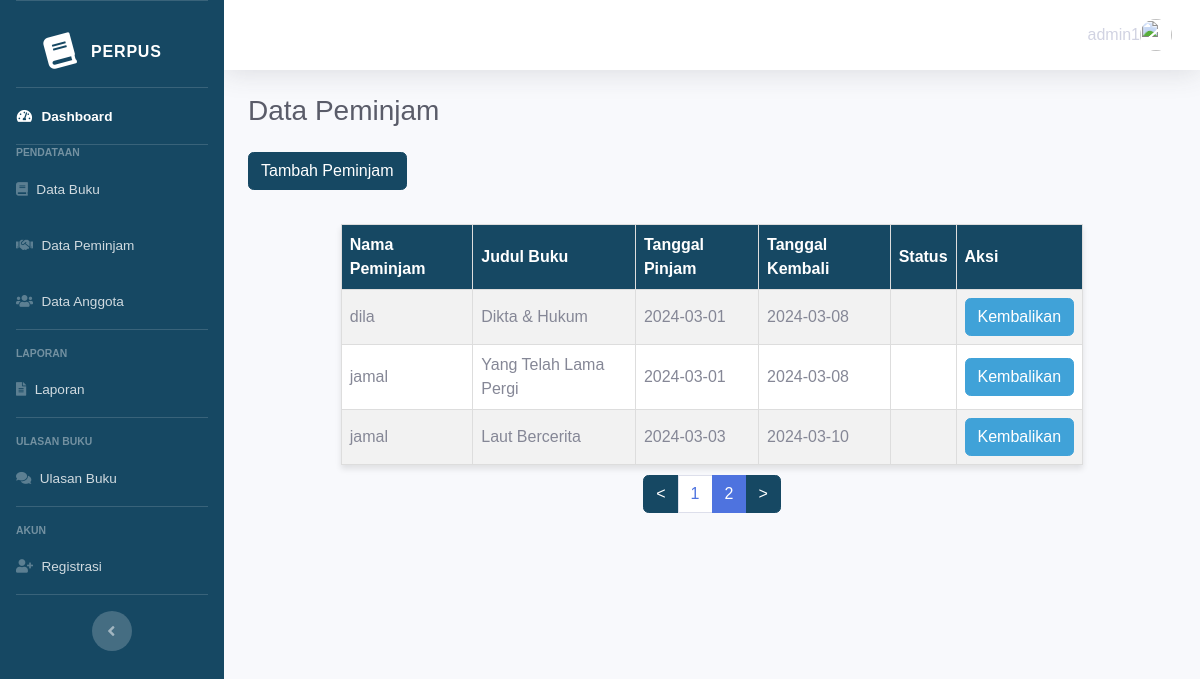
Page /admin/index_peminjam.php?page=2 (signed in) on the earlier database version.
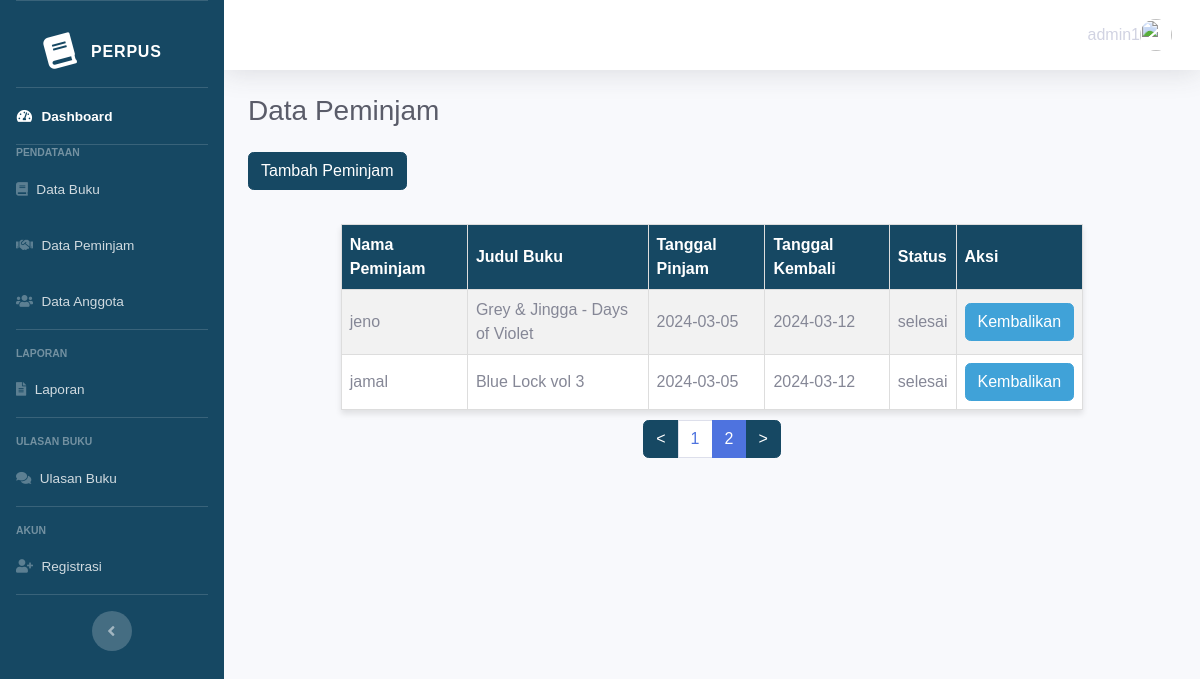
Same page on the later database version.
### tables this page shows
CREATE TABLE `peminjaman` (
  `peminjaman_id` int(11) NOT NULL,
  `perpus_id` int(11) NOT NULL,
  `buku_id` int(11) NOT NULL,
  `tanggal_pinjam` date NOT NULL,
  `user_id` varchar(11) NOT NULL,
  `username` varchar(255) NOT NULL,
  `tanggal_kembali` date NOT NULL,
  `created_at` timestamp NOT NULL DEFAULT current_timestamp() ON UPDATE current_timestamp(),
  `status_peminjam` varchar(255) NOT NULL
);

CREATE TABLE `buku` (
  `buku_id` int(11) NOT NULL,
  `perpus_id` int(11) NOT NULL,
  `judul` varchar(100) NOT NULL,
  `cover` varchar(255) NOT NULL,
  `penulis` varchar(50) NOT NULL,
  `penerbit` varchar(50) NOT NULL,
  `tahun_terbit` int(11) NOT NULL,
  `deskripsi` varchar(10000) NOT NULL,
  `kategori_id` int(11) NOT NULL,
  `ketersediaan` int(50) NOT NULL,
  `file_pdf` varchar(1000) NOT NULL,
  `created_at` timestamp NOT NULL DEFAULT current_timestamp() ON UPDATE current_timestamp()
);

### admin/index_peminjam.php (the view, shortened to what this page needs)
<?php
$role = $_SESSION["role"];
include('koneksi.php');
?>
<!DOCTYPE html>
<html lang="en">
<head>
    <link href="../dashboard/vendor/fontawesome-free/css/all.min.css" rel="stylesheet" type="text/css">
    <link href="../dashboard/css/sb-admin-2.min.css" rel="stylesheet">
</head>
<body id="page-top">
    <div id="wrapper">
        <ul class="navbar-nav bg-gradient-primary sidebar sidebar-dark accordion" id="accordionSidebar">
            <a class="sidebar-brand d-flex align-items-center justify-content-center" href="index.html">
                <div class="sidebar-brand-icon rotate-n-15">
                    <i class="fas fa-book"></i>
                </div>
                <div class="sidebar-brand-text mx-3">Perpus</div>
            </a>
            <hr class="sidebar-divider my-0">
            <li class="nav-item active">
                <a class="nav-link" href="home.php">
                    <i class="fas fa-fw fa-tachometer-alt"></i>
                    <span>Dashboard</span></a>
            </li>
            <?php
            if ($role === "admin") :
            ?>
                <hr class="sidebar-divider my-0">
                <div class="sidebar-heading">
                    Pendataan
                </div>
                <li class="nav-item">
                    <a class="nav-link" href="index_data_buku.php">
                        <i class="fas fa-book"></i>
                        <span>Data Buku</span></a>
                </li>
                <li class="nav-item">
                    <a class="nav-link" href="index_peminjam.php">
                        <i class="fas fa-handshake"></i>
                        <span>Data Peminjam</span></a>
                </li>
                <li class="nav-item">
                    <a class="nav-link" href="index_data_anggota.php">
                        <i class="fas fa-users"></i>
                        <span>Data Anggota</span>
                    </a>
                </li>
                <hr class="sidebar-divider">
                <div class="sidebar-heading">
                    Laporan
                </div>
                <li class="nav-item">
                    <a class="nav-link" href="index_laporan.php">
                        <i class="fas fa-file-alt"></i>
                        <span>Laporan</span></a>
                </li>
                <hr class="sidebar-divider">
                <div class="sidebar-heading">
                    Ulasan Buku
                </div>
                <li class="nav-item">
                    <a class="nav-link" href="index_ulasan_buku.php">
                        <i class="fas fa-comments"></i>
                        <span>Ulasan Buku</span></a>
                </li>
                <hr class="sidebar-divider">
                <div class="sidebar-heading">
                    Akun
                </div>
                <li class="nav-item">
                    <a class="nav-link" href="index_register.php">
                        <i class="fas fa-user-plus"></i>
                        <span>Registrasi</span>
                    </a>
                </li>
            <?php endif ?>
            <hr class="sidebar-divider d-none d-md-block">
            <div class="text-center d-none d-md-inline">
                <button class="rounded-circle border-0" id="sidebarToggle"></button>
            </div>
        </ul>
        <div id="content-wrapper" class="d-flex flex-column">
            <div id="content">
                <nav class="navbar navbar-expand navbar-light bg-white topbar mb-4 static-top shadow">
                    <ul class="navbar-nav ml-auto">
                        <li class="nav-item dropdown no-arrow">
                            <a class="nav-link dropdown-toggle" href="#" id="userDropdown" role="button" data-toggle="dropdown" aria-haspopup="true" aria-expanded="false">
                                <?php
                                if (isset($_SESSION['username'])) {
                                    echo $_SESSION['username'];
                                } else {
                                    echo "Pengguna";
                                }
                                ?> <img class="img-profile rounded-circle" src="https://source.unsplash.com/QAB-WJcbgJk/60x60">
                            </a>
                        </li>
                    </ul>
                </nav>
                <div class="container-fluid">
                    <div class="d-sm-flex align-items-center justify-content-between mb-4">
                        <h2 class="h3 mb-0 text-gray-800">Data Peminjam</h2>
                    </div>
                    <a href="../create/create_peminjam.php" class="mb-4 btn btn-primary1">Tambah Peminjam</a>
                    <div class="row">
                        <div class="col-xl-12 col-md-6 mb-4">
                            <?php
                            $results_per_page = 5;
                            $query = "SELECT * FROM peminjaman";
                            $result = mysqli_query($conn, $query);
                            $number_of_results = mysqli_num_rows($result);
                            $number_of_pages = ceil($number_of_results / $results_per_page);
                            if (!isset($_GET['page'])) {
                                $page = 1;
                            } else {
                                $page = $_GET['page'];
                            }
                            $this_page_first_result = ($page - 1) * $results_per_page;
                            $query = "SELECT peminjaman.*, buku.judul AS judul_buku
             FROM peminjaman
             INNER JOIN buku ON peminjaman.buku_id = buku.buku_id
             LIMIT $this_page_first_result, $results_per_page";
                            $result = mysqli_query($conn, $query);
                            if ($result->num_rows > 0) : ?>
                                <table border='1'>
                                    <tr>
                                        <th>Nama Peminjam</th>
                                        <th>Judul Buku</th>
                                        <th>Tanggal Pinjam</th>
                                        <th>Tanggal Kembali</th>
                                        <th>Status</th>
                                        <th>Aksi</th>
                                    </tr>
                                    <?php while ($row = mysqli_fetch_assoc($result)) : ?>
                                        <tr>
                                            <td><?= $row['username'] ?></td>
                                            <td><?= $row['judul_buku'] ?></td>
                                            <td><?= $row['tanggal_pinjam'] ?></td>
                                            <td><?= date('Y-m-d', strtotime($row['tanggal_pinjam'] . ' + 7 days')) ?></td>
                                            <td><?= $row['status_peminjam'] ?></td>
                                            <td>
                                                <button class="btn btn-primary2 btn-kembali" data-id="<?= $row['peminjaman_id'] ?>">Kembalikan</button>
                                            </td>
                                        </tr>
                                    <?php endwhile; ?>
                                </table>
                                <?php
                                $previous_page = ($page > 1) ? $page - 1 : 1;
                                $next_page = ($page < $number_of_pages) ? $page + 1 : $number_of_pages;
                                echo '<ul class="pagination justify-content-center">';
                                echo '<li class="page-item"><a class="page-link btn-primary1" href="?page=' . $previous_page . '"><</a></li>';
                                for ($i = max(1, $page - 2); $i <= min($page + 2, $number_of_pages); $i++) {
                                    echo '<li class="page-item ' . (($page == $i) ? "active" : "") . '"><a class="page-link text-primary1" href="?page=' . $i . '">' . $i . '</a></li>';
                                }
                                echo '<li class="page-item"><a class="page-link btn-primary1" href="?page=' . $next_page . '">></a></li>';
                                echo '</ul>';
                                ?>
                            <?php else : ?>
                                <p>Tidak ada peminjam.</p>
                            <?php endif; ?>
                        </div>
                    </div>
                </div>
            </div>
        </div>
    </div>
</body>
</html>

### admin/index_peminjam.php (style rules this page uses)
.bg-gradient-primary { background-color: #164863; background-image: linear-gradient(180deg, #164863 10%, #164863 100%); background-size: cover; }
.sidebar { background-color: #164863; }
.btn-primary2 { background-color: #40A2D8; border-color: #40A2D8; transition: background-color 0.3s ease; color: #ffffff; }
.nav-link { display: flex; align-items: center; }
.nav-link i { margin-right: 10px; }
body { font-family: Arial, sans-serif; background-color: #f8f9fa; margin: 0; }
h2 { color: #164863; }
table { border-collapse: collapse; width: 80%; margin: 10px auto; background-color: #fff; box-shadow: 0 4px 6px rgba(0, 0, 0, 0.1); }
th, td { border: 1px solid #ddd; padding: 8px; text-align: left; }
th { background-color: #164863; color: #fff; }
tr:nth-child(even) { background-color: #f2f2f2; }
a { text-decoration: none; color: inherit; }
.btn-primary1 { background-color: #164863; border-color: #164863; transition: background-color 0.3s ease; color: #ffffff; }

Differences in the rows shown:
removed peminjaman: username "dila", buku.judul "Dikta & Hukum", tanggal_pinjam "2024-03-01", tanggal_pinjam "2024-03-08"
removed peminjaman: username "jamal", buku.judul "Yang Telah Lama Pergi", tanggal_pinjam "2024-03-01", tanggal_pinjam "2024-03-08"
removed peminjaman: username "jamal", buku.judul "Laut Bercerita", tanggal_pinjam "2024-03-03", tanggal_pinjam "2024-03-10"
added peminjaman: username "jeno", buku.judul "Grey & Jingga - Days of Violet", tanggal_pinjam "2024-03-05", tanggal_pinjam "2024-03-12", status_peminjam "selesai"
added peminjaman: username "jamal", buku.judul "Blue Lock vol 3", tanggal_pinjam "2024-03-05", tanggal_pinjam "2024-03-12", status_peminjam "selesai"
